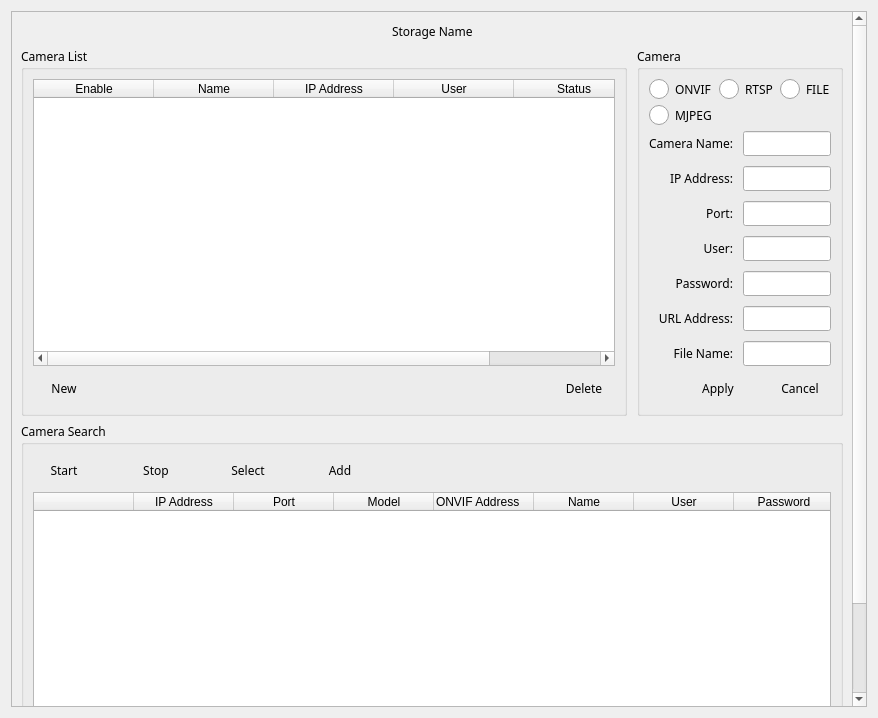
<?xml version="1.0" encoding="UTF-8"?>
<ui version="4.0">
 <class>VidCamAdd</class>
 <widget class="QWidget" name="VidCamAdd">
  <property name="geometry">
   <rect>
    <x>0</x>
    <y>0</y>
    <width>878</width>
    <height>718</height>
   </rect>
  </property>
  <property name="minimumSize">
   <size>
    <width>0</width>
    <height>0</height>
   </size>
  </property>
  <property name="maximumSize">
   <size>
    <width>16777215</width>
    <height>16777215</height>
   </size>
  </property>
  <property name="font">
   <font>
    <family>나눔스퀘어_ac</family>
   </font>
  </property>
  <property name="windowTitle">
   <string>Form</string>
  </property>
  <property name="styleSheet">
   <string notr="true"/>
  </property>
  <layout class="QVBoxLayout" name="verticalLayout_3">
   <item>
    <widget class="QScrollArea" name="scrollArea">
     <property name="widgetResizable">
      <bool>true</bool>
     </property>
     <widget class="QWidget" name="scrollAreaWidgetContents">
      <property name="geometry">
       <rect>
        <x>0</x>
        <y>-62</y>
        <width>841</width>
        <height>760</height>
       </rect>
      </property>
      <layout class="QVBoxLayout" name="verticalLayout_5">
       <item>
        <layout class="QHBoxLayout" name="horizontalLayout_2">
         <item>
          <spacer name="horizontalSpacer">
           <property name="orientation">
            <enum>Qt::Horizontal</enum>
           </property>
           <property name="sizeHint" stdset="0">
            <size>
             <width>40</width>
             <height>20</height>
            </size>
           </property>
          </spacer>
         </item>
         <item>
          <widget class="QLabel" name="storName">
           <property name="text">
            <string comment="저장명" extracomment="영상정보의 보관 명칭">Storage Name</string>
           </property>
          </widget>
         </item>
         <item>
          <spacer name="horizontalSpacer_4">
           <property name="orientation">
            <enum>Qt::Horizontal</enum>
           </property>
           <property name="sizeHint" stdset="0">
            <size>
             <width>40</width>
             <height>20</height>
            </size>
           </property>
          </spacer>
         </item>
        </layout>
       </item>
       <item>
        <layout class="QHBoxLayout" name="horizontalLayout">
         <property name="spacing">
          <number>10</number>
         </property>
         <item>
          <widget class="QGroupBox" name="groupBox">
           <property name="title">
            <string>Camera List</string>
           </property>
           <layout class="QVBoxLayout" name="verticalLayout_2">
            <item>
             <widget class="QTableWidget" name="tableWidget">
              <property name="layoutDirection">
               <enum>Qt::LeftToRight</enum>
              </property>
              <property name="sizeAdjustPolicy">
               <enum>QAbstractScrollArea::AdjustToContents</enum>
              </property>
              <property name="editTriggers">
               <set>QAbstractItemView::NoEditTriggers</set>
              </property>
              <property name="selectionMode">
               <enum>QAbstractItemView::SingleSelection</enum>
              </property>
              <property name="selectionBehavior">
               <enum>QAbstractItemView::SelectRows</enum>
              </property>
              <property name="textElideMode">
               <enum>Qt::ElideMiddle</enum>
              </property>
              <property name="verticalScrollMode">
               <enum>QAbstractItemView::ScrollPerItem</enum>
              </property>
              <property name="horizontalScrollMode">
               <enum>QAbstractItemView::ScrollPerItem</enum>
              </property>
              <property name="gridStyle">
               <enum>Qt::SolidLine</enum>
              </property>
              <property name="sortingEnabled">
               <bool>false</bool>
              </property>
              <property name="wordWrap">
               <bool>false</bool>
              </property>
              <property name="cornerButtonEnabled">
               <bool>false</bool>
              </property>
              <property name="columnCount">
               <number>5</number>
              </property>
              <attribute name="horizontalHeaderVisible">
               <bool>true</bool>
              </attribute>
              <attribute name="horizontalHeaderCascadingSectionResizes">
               <bool>false</bool>
              </attribute>
              <attribute name="horizontalHeaderDefaultSectionSize">
               <number>120</number>
              </attribute>
              <attribute name="horizontalHeaderHighlightSections">
               <bool>true</bool>
              </attribute>
              <attribute name="horizontalHeaderMinimumSectionSize">
               <number>50</number>
              </attribute>
              <attribute name="horizontalHeaderStretchLastSection">
               <bool>true</bool>
              </attribute>
              <attribute name="verticalHeaderVisible">
               <bool>true</bool>
              </attribute>
              <attribute name="verticalHeaderHighlightSections">
               <bool>true</bool>
              </attribute>
              <attribute name="verticalHeaderStretchLastSection">
               <bool>false</bool>
              </attribute>
              <column>
               <property name="text">
                <string>Enable</string>
               </property>
              </column>
              <column>
               <property name="text">
                <string>Name</string>
               </property>
              </column>
              <column>
               <property name="text">
                <string>IP Address</string>
               </property>
              </column>
              <column>
               <property name="text">
                <string>User</string>
               </property>
              </column>
              <column>
               <property name="text">
                <string>Status</string>
               </property>
              </column>
             </widget>
            </item>
            <item>
             <layout class="QGridLayout" name="gridLayout_3">
              <property name="horizontalSpacing">
               <number>20</number>
              </property>
              <property name="verticalSpacing">
               <number>0</number>
              </property>
              <item row="0" column="3">
               <widget class="QPushButton" name="pbDelete">
                <property name="minimumSize">
                 <size>
                  <width>62</width>
                  <height>32</height>
                 </size>
                </property>
                <property name="maximumSize">
                 <size>
                  <width>62</width>
                  <height>32</height>
                 </size>
                </property>
                <property name="font">
                 <font>
                  <family>나눔스퀘어_ac</family>
                 </font>
                </property>
                <property name="styleSheet">
                 <string notr="true">QPushButton { 
background-image: url(:/action/resources/button.png);}
QPushButton:hover {
background-image: url(:/action/resources/buttonhover.png);}
QPushButton:pressed {
background-image: url(:/action/resources/buttonpress.png);}</string>
                </property>
                <property name="text">
                 <string>Delete</string>
                </property>
                <property name="iconSize">
                 <size>
                  <width>0</width>
                  <height>0</height>
                 </size>
                </property>
                <property name="autoDefault">
                 <bool>false</bool>
                </property>
                <property name="flat">
                 <bool>true</bool>
                </property>
               </widget>
              </item>
              <item row="0" column="1">
               <widget class="QPushButton" name="pbNew">
                <property name="minimumSize">
                 <size>
                  <width>62</width>
                  <height>32</height>
                 </size>
                </property>
                <property name="maximumSize">
                 <size>
                  <width>62</width>
                  <height>32</height>
                 </size>
                </property>
                <property name="font">
                 <font>
                  <family>나눔스퀘어_ac</family>
                 </font>
                </property>
                <property name="styleSheet">
                 <string notr="true">QPushButton { 
background-image: url(:/action/resources/button.png);}
QPushButton:hover {
background-image: url(:/action/resources/buttonhover.png);}
QPushButton:pressed {
background-image: url(:/action/resources/buttonpress.png);}</string>
                </property>
                <property name="text">
                 <string>New</string>
                </property>
                <property name="iconSize">
                 <size>
                  <width>0</width>
                  <height>0</height>
                 </size>
                </property>
                <property name="autoDefault">
                 <bool>false</bool>
                </property>
                <property name="flat">
                 <bool>true</bool>
                </property>
               </widget>
              </item>
              <item row="0" column="2">
               <spacer name="horizontalSpacer_3">
                <property name="orientation">
                 <enum>Qt::Horizontal</enum>
                </property>
                <property name="sizeHint" stdset="0">
                 <size>
                  <width>40</width>
                  <height>20</height>
                 </size>
                </property>
               </spacer>
              </item>
             </layout>
            </item>
           </layout>
          </widget>
         </item>
         <item>
          <widget class="QGroupBox" name="groupBox_2">
           <property name="title">
            <string>Camera</string>
           </property>
           <layout class="QVBoxLayout" name="verticalLayout">
            <item>
             <layout class="QGridLayout" name="gridLayout_4">
              <item row="0" column="3">
               <widget class="QRadioButton" name="radioButtonFile">
                <property name="font">
                 <font>
                  <family>나눔스퀘어_ac</family>
                 </font>
                </property>
                <property name="styleSheet">
                 <string notr="true">QRadioButton::indicator {
    width: 20px;
    height: 20px;
}

QRadioButton::indicator::unchecked {
    image: url(:/action/resources/radiobutton_unchecked.png);
}

QRadioButton::indicator:unchecked:hover {
    image: url(:/action/resources/radiobutton_unchecked_hover.png);
}

QRadioButton::indicator:unchecked:pressed {
    image: url(:/action/resources/radiobutton_unchecked_pressed.png);
}

QRadioButton::indicator::checked {
    image: url(:/action/resources/radiobutton_checked.png);
}

QRadioButton::indicator:checked:hover {
    image: url(:/action/resources/radiobutton_checked_hover.png);
}

QRadioButton::indicator:checked:pressed {
    image: url(:/action/resources/radiobutton_checked_pressed.png);
}</string>
                </property>
                <property name="text">
                 <string>FILE</string>
                </property>
               </widget>
              </item>
              <item row="0" column="1">
               <widget class="QRadioButton" name="radioButtonOnvif">
                <property name="font">
                 <font>
                  <family>나눔스퀘어_ac</family>
                 </font>
                </property>
                <property name="styleSheet">
                 <string notr="true">QRadioButton::indicator {
    width: 20px;
    height: 20px;
}

QRadioButton::indicator::unchecked {
    image: url(:/action/resources/radiobutton_unchecked.png);
}

QRadioButton::indicator:unchecked:hover {
    image: url(:/action/resources/radiobutton_unchecked_hover.png);
}

QRadioButton::indicator:unchecked:pressed {
    image: url(:/action/resources/radiobutton_unchecked_pressed.png);
}

QRadioButton::indicator::checked {
    image: url(:/action/resources/radiobutton_checked.png);
}

QRadioButton::indicator:checked:hover {
    image: url(:/action/resources/radiobutton_checked_hover.png);
}

QRadioButton::indicator:checked:pressed {
    image: url(:/action/resources/radiobutton_checked_pressed.png);
}</string>
                </property>
                <property name="text">
                 <string>ONVIF</string>
                </property>
               </widget>
              </item>
              <item row="0" column="2">
               <widget class="QRadioButton" name="radioButtonRtsp">
                <property name="font">
                 <font>
                  <family>나눔스퀘어_ac</family>
                 </font>
                </property>
                <property name="styleSheet">
                 <string notr="true">QRadioButton::indicator {
    width: 20px;
    height: 20px;
}

QRadioButton::indicator::unchecked {
    image: url(:/action/resources/radiobutton_unchecked.png);
}

QRadioButton::indicator:unchecked:hover {
    image: url(:/action/resources/radiobutton_unchecked_hover.png);
}

QRadioButton::indicator:unchecked:pressed {
    image: url(:/action/resources/radiobutton_unchecked_pressed.png);
}

QRadioButton::indicator::checked {
    image: url(:/action/resources/radiobutton_checked.png);
}

QRadioButton::indicator:checked:hover {
    image: url(:/action/resources/radiobutton_checked_hover.png);
}

QRadioButton::indicator:checked:pressed {
    image: url(:/action/resources/radiobutton_checked_pressed.png);
}</string>
                </property>
                <property name="text">
                 <string>RTSP</string>
                </property>
               </widget>
              </item>
              <item row="1" column="1">
               <widget class="QRadioButton" name="radioButtonMJPEG">
                <property name="font">
                 <font>
                  <family>나눔스퀘어_ac</family>
                 </font>
                </property>
                <property name="styleSheet">
                 <string notr="true">QRadioButton::indicator {
    width: 20px;
    height: 20px;
}

QRadioButton::indicator::unchecked {
    image: url(:/action/resources/radiobutton_unchecked.png);
}

QRadioButton::indicator:unchecked:hover {
    image: url(:/action/resources/radiobutton_unchecked_hover.png);
}

QRadioButton::indicator:unchecked:pressed {
    image: url(:/action/resources/radiobutton_unchecked_pressed.png);
}

QRadioButton::indicator::checked {
    image: url(:/action/resources/radiobutton_checked.png);
}

QRadioButton::indicator:checked:hover {
    image: url(:/action/resources/radiobutton_checked_hover.png);
}

QRadioButton::indicator:checked:pressed {
    image: url(:/action/resources/radiobutton_checked_pressed.png);
}</string>
                </property>
                <property name="text">
                 <string>MJPEG</string>
                </property>
               </widget>
              </item>
             </layout>
            </item>
            <item>
             <layout class="QGridLayout" name="gridLayout">
              <property name="topMargin">
               <number>0</number>
              </property>
              <property name="spacing">
               <number>10</number>
              </property>
              <item row="8" column="1">
               <widget class="QLineEdit" name="lineEditRtspAddr">
                <property name="maximumSize">
                 <size>
                  <width>300</width>
                  <height>16777215</height>
                 </size>
                </property>
               </widget>
              </item>
              <item row="4" column="0">
               <widget class="QLabel" name="labelIP_2">
                <property name="text">
                 <string>IP Address:</string>
                </property>
                <property name="alignment">
                 <set>Qt::AlignRight|Qt::AlignTrailing|Qt::AlignVCenter</set>
                </property>
               </widget>
              </item>
              <item row="10" column="1">
               <widget class="QLineEdit" name="lineEditFile">
                <property name="maximumSize">
                 <size>
                  <width>300</width>
                  <height>16777215</height>
                 </size>
                </property>
               </widget>
              </item>
              <item row="10" column="0">
               <widget class="QLabel" name="labelName_4">
                <property name="text">
                 <string>File Name:</string>
                </property>
                <property name="alignment">
                 <set>Qt::AlignRight|Qt::AlignTrailing|Qt::AlignVCenter</set>
                </property>
               </widget>
              </item>
              <item row="8" column="0">
               <widget class="QLabel" name="labelName_3">
                <property name="text">
                 <string>URL Address:</string>
                </property>
                <property name="alignment">
                 <set>Qt::AlignRight|Qt::AlignTrailing|Qt::AlignVCenter</set>
                </property>
               </widget>
              </item>
              <item row="5" column="0">
               <widget class="QLabel" name="labelPort_2">
                <property name="text">
                 <string>Port:</string>
                </property>
                <property name="alignment">
                 <set>Qt::AlignRight|Qt::AlignTrailing|Qt::AlignVCenter</set>
                </property>
               </widget>
              </item>
              <item row="5" column="1">
               <widget class="QLineEdit" name="lineEditPort">
                <property name="maximumSize">
                 <size>
                  <width>300</width>
                  <height>16777215</height>
                 </size>
                </property>
               </widget>
              </item>
              <item row="7" column="1">
               <widget class="QLineEdit" name="lineEditPassword">
                <property name="maximumSize">
                 <size>
                  <width>300</width>
                  <height>16777215</height>
                 </size>
                </property>
               </widget>
              </item>
              <item row="3" column="0">
               <widget class="QLabel" name="labelName">
                <property name="text">
                 <string>Camera Name:</string>
                </property>
                <property name="alignment">
                 <set>Qt::AlignRight|Qt::AlignTrailing|Qt::AlignVCenter</set>
                </property>
               </widget>
              </item>
              <item row="6" column="0">
               <widget class="QLabel" name="labelUser_2">
                <property name="text">
                 <string>User:</string>
                </property>
                <property name="alignment">
                 <set>Qt::AlignRight|Qt::AlignTrailing|Qt::AlignVCenter</set>
                </property>
               </widget>
              </item>
              <item row="7" column="0">
               <widget class="QLabel" name="labelPassword_2">
                <property name="text">
                 <string>Password:</string>
                </property>
                <property name="alignment">
                 <set>Qt::AlignRight|Qt::AlignTrailing|Qt::AlignVCenter</set>
                </property>
               </widget>
              </item>
              <item row="4" column="1">
               <widget class="QLineEdit" name="lineEditIP">
                <property name="maximumSize">
                 <size>
                  <width>300</width>
                  <height>16777215</height>
                 </size>
                </property>
               </widget>
              </item>
              <item row="6" column="1">
               <widget class="QLineEdit" name="lineEditUser">
                <property name="maximumSize">
                 <size>
                  <width>300</width>
                  <height>16777215</height>
                 </size>
                </property>
               </widget>
              </item>
              <item row="3" column="1">
               <widget class="QLineEdit" name="lineEditName">
                <property name="maximumSize">
                 <size>
                  <width>300</width>
                  <height>16777215</height>
                 </size>
                </property>
               </widget>
              </item>
             </layout>
            </item>
            <item>
             <spacer name="verticalSpacer">
              <property name="orientation">
               <enum>Qt::Vertical</enum>
              </property>
              <property name="sizeHint" stdset="0">
               <size>
                <width>20</width>
                <height>40</height>
               </size>
              </property>
             </spacer>
            </item>
            <item>
             <layout class="QGridLayout" name="gridLayout_2">
              <property name="horizontalSpacing">
               <number>20</number>
              </property>
              <property name="verticalSpacing">
               <number>0</number>
              </property>
              <item row="0" column="2">
               <widget class="QPushButton" name="pbCancel">
                <property name="minimumSize">
                 <size>
                  <width>62</width>
                  <height>32</height>
                 </size>
                </property>
                <property name="maximumSize">
                 <size>
                  <width>62</width>
                  <height>32</height>
                 </size>
                </property>
                <property name="font">
                 <font>
                  <family>나눔스퀘어_ac</family>
                 </font>
                </property>
                <property name="styleSheet">
                 <string notr="true">QPushButton { 
background-image: url(:/action/resources/button.png);}
QPushButton:hover {
background-image: url(:/action/resources/buttonhover.png);}
QPushButton:pressed {
background-image: url(:/action/resources/buttonpress.png);}</string>
                </property>
                <property name="text">
                 <string>Cancel</string>
                </property>
                <property name="iconSize">
                 <size>
                  <width>0</width>
                  <height>0</height>
                 </size>
                </property>
                <property name="autoDefault">
                 <bool>false</bool>
                </property>
                <property name="flat">
                 <bool>true</bool>
                </property>
               </widget>
              </item>
              <item row="0" column="1">
               <widget class="QPushButton" name="pbApply">
                <property name="minimumSize">
                 <size>
                  <width>62</width>
                  <height>32</height>
                 </size>
                </property>
                <property name="maximumSize">
                 <size>
                  <width>62</width>
                  <height>32</height>
                 </size>
                </property>
                <property name="font">
                 <font>
                  <family>나눔스퀘어_ac</family>
                 </font>
                </property>
                <property name="styleSheet">
                 <string notr="true">QPushButton { 
background-image: url(:/action/resources/button.png);}
QPushButton:hover {
background-image: url(:/action/resources/buttonhover.png);}
QPushButton:pressed {
background-image: url(:/action/resources/buttonpress.png);}</string>
                </property>
                <property name="text">
                 <string>Apply</string>
                </property>
                <property name="iconSize">
                 <size>
                  <width>0</width>
                  <height>0</height>
                 </size>
                </property>
                <property name="autoDefault">
                 <bool>false</bool>
                </property>
                <property name="flat">
                 <bool>true</bool>
                </property>
               </widget>
              </item>
              <item row="0" column="0">
               <spacer name="horizontalSpacer_2">
                <property name="orientation">
                 <enum>Qt::Horizontal</enum>
                </property>
                <property name="sizeHint" stdset="0">
                 <size>
                  <width>40</width>
                  <height>20</height>
                 </size>
                </property>
               </spacer>
              </item>
             </layout>
            </item>
           </layout>
          </widget>
         </item>
        </layout>
       </item>
       <item>
        <widget class="QGroupBox" name="groupBox_3">
         <property name="title">
          <string>Camera Search</string>
         </property>
         <layout class="QVBoxLayout" name="verticalLayout_4">
          <item>
           <layout class="QHBoxLayout" name="horizontalLayout_3">
            <property name="spacing">
             <number>30</number>
            </property>
            <item>
             <widget class="QPushButton" name="pushButtonStart">
              <property name="minimumSize">
               <size>
                <width>62</width>
                <height>32</height>
               </size>
              </property>
              <property name="maximumSize">
               <size>
                <width>62</width>
                <height>32</height>
               </size>
              </property>
              <property name="font">
               <font>
                <family>나눔스퀘어_ac</family>
               </font>
              </property>
              <property name="styleSheet">
               <string notr="true">QPushButton { 
background-image: url(:/action/resources/button.png);}
QPushButton:hover {
background-image: url(:/action/resources/buttonhover.png);}
QPushButton:pressed {
background-image: url(:/action/resources/buttonpress.png);}</string>
              </property>
              <property name="text">
               <string>Start</string>
              </property>
              <property name="iconSize">
               <size>
                <width>0</width>
                <height>0</height>
               </size>
              </property>
              <property name="autoDefault">
               <bool>false</bool>
              </property>
              <property name="flat">
               <bool>true</bool>
              </property>
             </widget>
            </item>
            <item>
             <widget class="QPushButton" name="pushButtonStop">
              <property name="minimumSize">
               <size>
                <width>62</width>
                <height>32</height>
               </size>
              </property>
              <property name="maximumSize">
               <size>
                <width>62</width>
                <height>32</height>
               </size>
              </property>
              <property name="font">
               <font>
                <family>나눔스퀘어_ac</family>
               </font>
              </property>
              <property name="autoFillBackground">
               <bool>false</bool>
              </property>
              <property name="styleSheet">
               <string notr="true">QPushButton { 
background-image: url(:/action/resources/button.png);}
QPushButton:hover {
background-image: url(:/action/resources/buttonhover.png);}
QPushButton:pressed {
background-image: url(:/action/resources/buttonpress.png);}</string>
              </property>
              <property name="text">
               <string>Stop</string>
              </property>
              <property name="iconSize">
               <size>
                <width>0</width>
                <height>0</height>
               </size>
              </property>
              <property name="autoDefault">
               <bool>false</bool>
              </property>
              <property name="flat">
               <bool>true</bool>
              </property>
             </widget>
            </item>
            <item>
             <widget class="QPushButton" name="pushButtonSelect">
              <property name="minimumSize">
               <size>
                <width>62</width>
                <height>32</height>
               </size>
              </property>
              <property name="maximumSize">
               <size>
                <width>62</width>
                <height>32</height>
               </size>
              </property>
              <property name="font">
               <font>
                <family>나눔스퀘어_ac</family>
               </font>
              </property>
              <property name="styleSheet">
               <string notr="true">QPushButton { 
background-image: url(:/action/resources/button.png);}
QPushButton:hover {
background-image: url(:/action/resources/buttonhover.png);}
QPushButton:pressed {
background-image: url(:/action/resources/buttonpress.png);}</string>
              </property>
              <property name="text">
               <string>Select</string>
              </property>
              <property name="iconSize">
               <size>
                <width>0</width>
                <height>0</height>
               </size>
              </property>
              <property name="autoDefault">
               <bool>false</bool>
              </property>
              <property name="flat">
               <bool>true</bool>
              </property>
             </widget>
            </item>
            <item>
             <widget class="QPushButton" name="pushButtonAdd">
              <property name="minimumSize">
               <size>
                <width>62</width>
                <height>32</height>
               </size>
              </property>
              <property name="maximumSize">
               <size>
                <width>62</width>
                <height>32</height>
               </size>
              </property>
              <property name="font">
               <font>
                <family>나눔스퀘어_ac</family>
               </font>
              </property>
              <property name="styleSheet">
               <string notr="true">QPushButton { 
background-image: url(:/action/resources/button.png);}
QPushButton:hover {
background-image: url(:/action/resources/buttonhover.png);}
QPushButton:pressed {
background-image: url(:/action/resources/buttonpress.png);}</string>
              </property>
              <property name="text">
               <string>Add</string>
              </property>
              <property name="iconSize">
               <size>
                <width>0</width>
                <height>0</height>
               </size>
              </property>
              <property name="autoDefault">
               <bool>false</bool>
              </property>
              <property name="flat">
               <bool>true</bool>
              </property>
             </widget>
            </item>
            <item>
             <spacer name="horizontalSpacer_5">
              <property name="orientation">
               <enum>Qt::Horizontal</enum>
              </property>
              <property name="sizeHint" stdset="0">
               <size>
                <width>40</width>
                <height>20</height>
               </size>
              </property>
             </spacer>
            </item>
           </layout>
          </item>
          <item>
           <widget class="QTableWidget" name="tableSearch">
            <property name="minimumSize">
             <size>
              <width>0</width>
              <height>300</height>
             </size>
            </property>
            <property name="frameShape">
             <enum>QFrame::StyledPanel</enum>
            </property>
            <property name="frameShadow">
             <enum>QFrame::Sunken</enum>
            </property>
            <property name="lineWidth">
             <number>1</number>
            </property>
            <property name="autoScroll">
             <bool>true</bool>
            </property>
            <property name="textElideMode">
             <enum>Qt::ElideLeft</enum>
            </property>
            <property name="verticalScrollMode">
             <enum>QAbstractItemView::ScrollPerItem</enum>
            </property>
            <property name="wordWrap">
             <bool>true</bool>
            </property>
            <attribute name="horizontalHeaderDefaultSectionSize">
             <number>100</number>
            </attribute>
            <attribute name="horizontalHeaderMinimumSectionSize">
             <number>23</number>
            </attribute>
            <attribute name="horizontalHeaderStretchLastSection">
             <bool>true</bool>
            </attribute>
            <attribute name="verticalHeaderVisible">
             <bool>true</bool>
            </attribute>
            <attribute name="verticalHeaderCascadingSectionResizes">
             <bool>true</bool>
            </attribute>
            <attribute name="verticalHeaderDefaultSectionSize">
             <number>23</number>
            </attribute>
            <attribute name="verticalHeaderMinimumSectionSize">
             <number>23</number>
            </attribute>
            <attribute name="verticalHeaderShowSortIndicator" stdset="0">
             <bool>false</bool>
            </attribute>
            <attribute name="verticalHeaderStretchLastSection">
             <bool>false</bool>
            </attribute>
            <column>
             <property name="text">
              <string/>
             </property>
            </column>
            <column>
             <property name="text">
              <string>IP Address</string>
             </property>
            </column>
            <column>
             <property name="text">
              <string>Port</string>
             </property>
            </column>
            <column>
             <property name="text">
              <string>Model</string>
             </property>
            </column>
            <column>
             <property name="text">
              <string>ONVIF Address</string>
             </property>
             <property name="textAlignment">
              <set>AlignJustify|AlignVCenter</set>
             </property>
            </column>
            <column>
             <property name="text">
              <string>Name</string>
             </property>
            </column>
            <column>
             <property name="text">
              <string>User</string>
             </property>
            </column>
            <column>
             <property name="text">
              <string>Password</string>
             </property>
            </column>
           </widget>
          </item>
         </layout>
        </widget>
       </item>
      </layout>
     </widget>
    </widget>
   </item>
  </layout>
 </widget>
 <resources>
  <include location="../../main/vscmainwindows.qrc"/>
 </resources>
 <connections/>
</ui>
